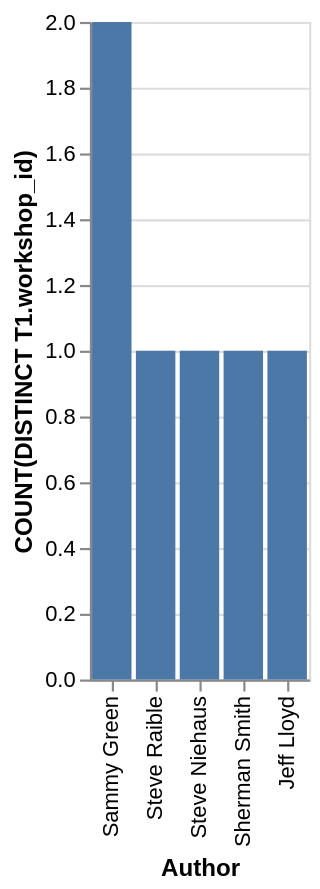

Write a Vega-Lite specification for this figure.
### Vega-Lite specification from a JSON file in a GitHub repository (floating-point values rounded to 4 significant figures)
{"data": {"values": [{"x_data": "Sammy Green", "y_data": 2}, {"x_data": "Steve Raible", "y_data": 1}, {"x_data": "Steve Niehaus", "y_data": 1}, {"x_data": "Sherman Smith", "y_data": 1}, {"x_data": "Jeff Lloyd", "y_data": 1}]}, "mark": "bar", "encoding": {"x": {"field": "x_data", "type": "nominal", "title": "Author", "sort": {"op": "sum", "field": "y_data", "order": "descending"}}, "y": {"field": "y_data", "type": "quantitative", "title": "COUNT(DISTINCT T1.workshop_id)"}}}
